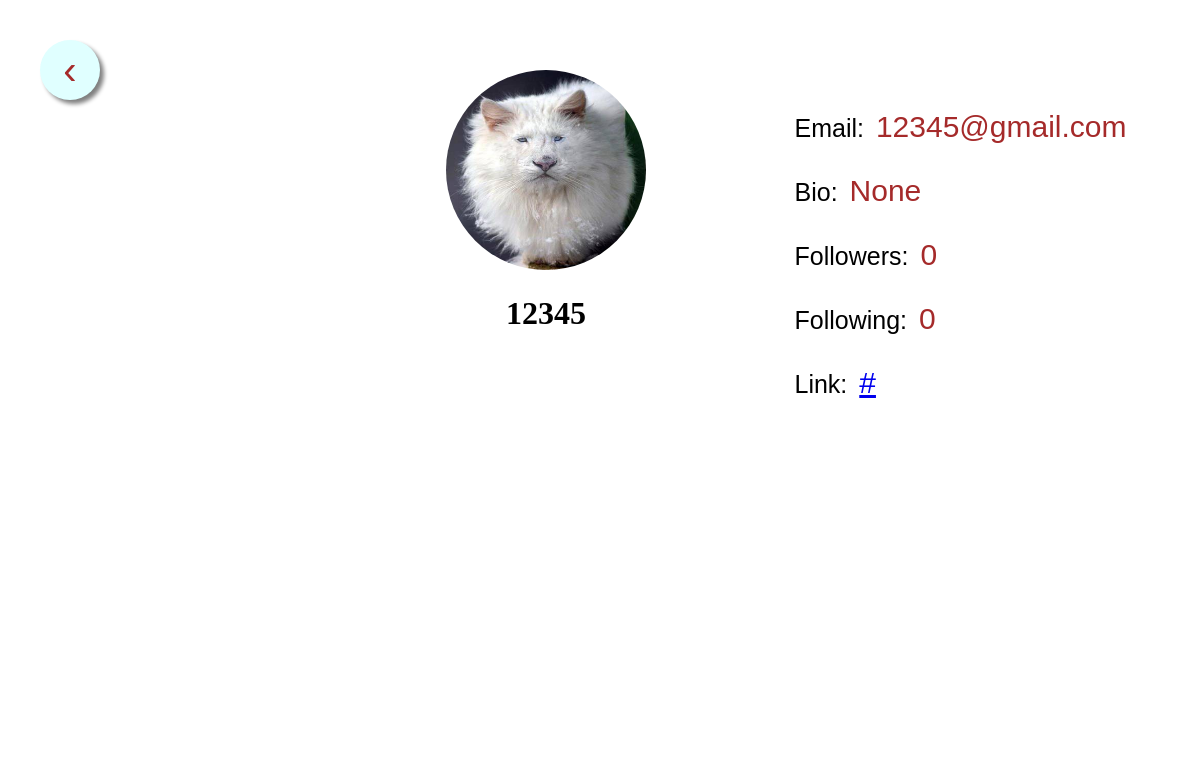
The app's page /account/2 (signed in) with its own data.
### Snap/models.py (models this page shows, shortened)
class User(db.Model,UserMixin):
    __tablename__= 'user'
    __searchable__= ['username']
    id = db.Column(db.Integer,primary_key=True)
    username = db.Column(db.String(20),unique=True, nullable=False)
    email = db.Column(db.String(120), unique=True, nullable=False)
    password = db.Column(db.String(40), nullable=False)
    image_file = db.Column(db.String(20),  nullable=False, default='default.jpg')
    image_url = db.Column(db.String(500))
    bio= db.Column(db.String(200))
    following_to = db.relationship('Following_to',backref='to_author', lazy='dynamic')
    following_by = db.relationship('Following_by',backref='by_author', lazy='dynamic')
    Link_facebook = db.Column(db.String(120),default='#')
    Link_twitter = db.Column(db.String(120),default='#')
    Link_other = db.Column(db.String(120),default='#')
    post = db.relationship('Post', backref='author', lazy=True)

### Snap/routes.py (the view)
@app.route('/account/<int:post_id>',methods=['GET','POST'])
@login_required
def user_account(post_id):
    post = Post.query.filter_by(id=post_id).first_or_404()
    form = UpdateAccountForm()
    if form.validate_on_submit():
        if form.picture.data:
            picture_file = save_picture_profile(form.picture.data)
            current_user.image_file = picture_file
        current_user.username = form.username.data
        current_user.email = form.email .data
        current_user.bio = form.bio .data
        current_user.Link_facebook = form.link.data
        db.session.commit()
        return redirect(url_for('user_account',post_id=post.id))
    elif request.method == 'GET':
        form.username.data = current_user.username
        form.email.data = current_user.email
        form.bio .data= current_user.bio
        form.link.data=current_user.Link_facebook
    image_file = url_for('static', filename='profile_pics/' + post.author.image_file)
    return render_template("user_account.html",post=post,form=form,image_file=image_file)

### Snap/models.py (called while the page is built)
@login_manager.user_loader
def load_user(user_id):
    return User.query.get(int(user_id))

### Snap/templates/user_account.html (shortened to what this page needs)
<!DOCTYPE html>
<html lang="en">
<head>
    <link href="./../static/css/layout.css" rel="stylesheet">
</head>
<body>
    <a style="border:none" href="{{ url_for('home')}}"><button class="back-button">&#8249;</button></a>
    <div class="profile-container">
        <div class="profile-details-block">
            <div class="profile-image-container">
                {% if post.author.image_url %}
                <img src="{{post.author.image_url}}">
                {% else %}
                <img src="./../static/profile_pics/{{post.author.image_file}}">
                {% endif %}
                <h1>{{ post.author.username }}</h1>
            </div>
        </div>
        <div class="profile-content-block">
            <ul>
                <li>
                    <p>
                        <span>Email: </span>{{post.author.email}}
                    </p>
                </li>
                <li>
                    <p>
                        <span>Bio: </span>{{post.author.bio}}
                    </p>
                </li>
                <li>
                    <p>
                        <span>Followers: </span>{{post.author.following_by.count()}}
                    </p>
                </li>
                <li>
                    <p>
                        <span>Following: </span>{{post.author.following_to.count()}}
                    </p>
                </li>
                <li>
                    <p>
                        <span>Link: </span><a href="{{post.author.Link_facebook}}">{{post.author.Link_facebook}}</a>
                    </p>
                </li>
            </ul>
        </div>
    </div>
    <div class="space-block"></div>
</body>
</html>

### Snap/static/css/layout.css (style rules this page uses)
body { background-color: white; text-align: center; margin: 20px 20px; padding: 20px 20px; }
.profile-container { display: block; width: 100%; margin: 10px 10px; padding: 10px 10px; background-color: white; }
.profile-details-block { display: block; max-width: 40%; margin: auto auto; padding: 10px 10px; border-radius: 20px; }
.profile-image-container { float: left; text-align: center; border-radius: 20px; width: 300px; height: 300px; }
.profile-image-container img { border-radius: 50%; width: 200px; height: 200px; margin: auto auto; }
.profile-content-block { display: inline-block; background-color: white; padding: 10ps 10px; }
.profile-content-block ul { list-style: none; margin: 5px 5px; text-align: left; }
.profile-content-block ul li { margin: 5px 5px; font-size: 30px; color: brown; font-family: 'Gill Sans', 'Gill Sans MT', Calibri, 'Trebuchet MS', sans-serif; }
.profile-content-block ul li p span { margin: 5px 5px; font-size: 25px; color: black; font-family: 'Gill Sans', 'Gill Sans MT', Calibri, 'Trebuchet MS', sans-serif; }
.space-block { width: 100%; height: 300px; background-color: white; }
.back-button { float: left; height: 60px; width: 60px; background-color: lightcyan; text-align: center; border: none; color: brown; font-size: 40px; border-radius: 50%; box-shadow: 4px 4px 4px gray; }

### records on screen
User: author.image_file (placeholder picture), author.username "12345", author.email "12345@gmail.com", author.bio "None", author.Link_facebook "#"

### other values on screen
{{ post.author.following_by.count() }} "0"
{{ post.author.following_to.count() }} "0"
